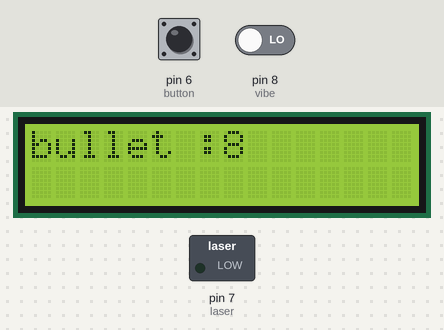
Bench run of a sketch on a simulated Arduino Uno, built with avr-gcc and run on an emulated ATmega328P. On the bench: 16×2 character LCD, switched loads named in the sketch (green lamp = pin HIGH). Dashed ring = blinking. Inputs (shaded band) come from the test bench; at power-on: pin 6 (button) LOW, pin 8 (vibe) LOW. The audio player accepts every command and is not drawn; what the sketch prints to the serial monitor is not drawn.

Above: at 1.7 s.
1.8 s: pin 6 (button) pulled HIGH for 0.15 s
At 2.4 s:
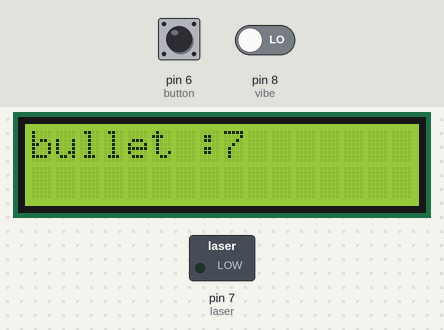
3.4 s: pin 6 (button) pulled HIGH for 1 s
At 4.8 s:
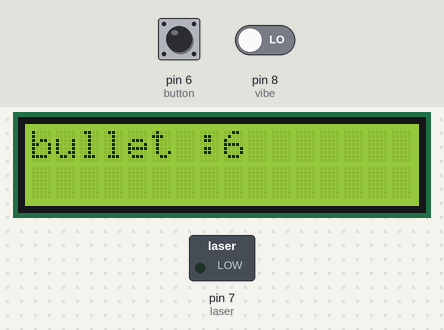
5.9 s: pin 6 (button) pulled HIGH for 0.15 s
At 6.7 s:
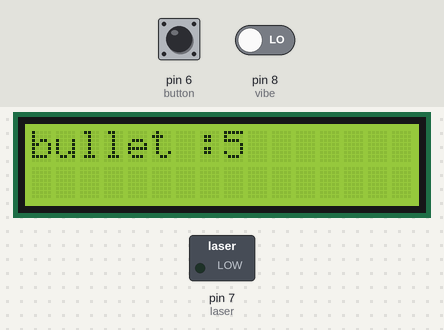
7.5 s: pin 6 (button) pulled HIGH for 1 s
At 9.1 s:
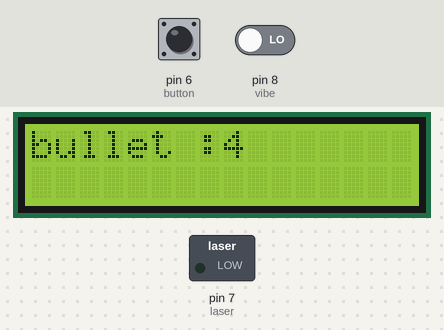
10.0 s: pin 6 (button) pulsed HIGH 5 times (0.12 s each, 0.3 s apart)
At 10.38 s:
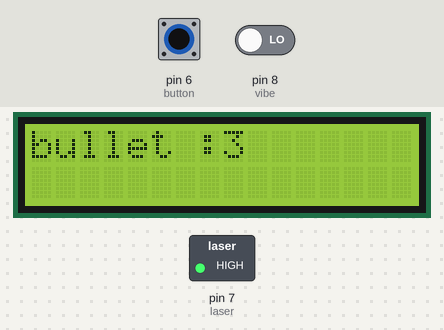
Timing chart, 0 to 13.0 s (numbered marks = the images above; inputs shaded):
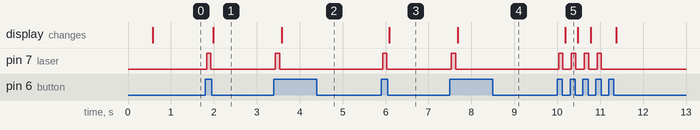

Measured:
- after the input at 1.8 s, pin 7 (laser): LOW → HIGH at once, → LOW 0.10 s later; the display: changes after 0.18 s (image 1)
- after the input at 3.4 s, pin 7 (laser): LOW → HIGH at once, → LOW 0.10 s later; the display: changes after 0.18 s (image 2)
- after the input at 5.9 s, pin 7 (laser): LOW → HIGH at once, → LOW 0.10 s later; the display: changes after 0.18 s (image 3)
- after the input at 7.5 s, pin 7 (laser): LOW → HIGH at once, → LOW 0.10 s later; the display: changes after 0.18 s (image 4)
- after the input at 10.0 s, pin 7 (laser): alternates HIGH for 0.10 s and LOW for 0.20 s, 8 changes in all, then stays LOW, starting at once; the display: changes after 0.18 s (image 5)

The sketch:

gun_code.ino
```cpp
#include <SoftwareSerial.h>
#include "DFRobotDFPlayerMini.h"
#include <LiquidCrystal.h>
LiquidCrystal LCD(13,12,5,4,3,2);
#define laser 7          //레이저 모듈 핀설정
#define button 6        //버튼 핀 설정
#define vibe 8        //진동센서 핀 설정
int vibelimit = 1022; //진동센서 민감도
int buttonState= 0;    //현재 버튼값 초기화
int lastButtonState = 0; //과거 버튼값 초기화
int bullet = 8;         //총알 갯수 초기화

SoftwareSerial df_player_Module(10, 11); // DFPlayer 시리얼 통신용 객체 생성 >> 디지털 핀 두개 선택
DFRobotDFPlayerMini df_player; // DFPlayer 객체 생성
bool processing = false;


void setup() {

  pinMode(button,INPUT);  //버튼 입력모드
  pinMode(laser, OUTPUT); //레이저 출력모드
  pinMode(vibe,INPUT);    //진동센서 입력모드
  Serial.begin(9600);
  df_player_Module.begin(9600); //df플레이어 모듈
  LCD.begin(16,2);        //lcd 16,2설정
 //
 if (!df_player.begin(df_player_Module), false)
  {
//    Serial.println(F("Unable to begin:"));
//    Serial.println(F("1.Please recheck the connection!"));
//    Serial.println(F("2.Please insert the SD card!"));
    while(true);
  }
  delay(1);
  df_player.volume(20); // 볼륨 지정
//  df_player.setTimeOut(500); //시리얼 통신용 타임아웃 시간 지정


}


void loop() {

  while (bullet != 0) { //총알이 0발 될때까지 반복
          LCD.setCursor(0,0);                             //lcd커서를 0,0으로 두고
          LCD.print("bullet :"); LCD.print(bullet);       //lcd

     buttonState = digitalRead(button);    //푸쉬버튼값 읽기
    if (buttonState != lastButtonState) { //푸쉬버튼의 상태가 변했다면 ex) HIGH > LOW or LOW > HIGH

      if (buttonState == HIGH) {   //바뀐값이 HIGH일때
        shoot(3);                   //발사음(0003.mp3)출력하고
        digitalWrite(laser, HIGH);  //레이저를
        delay(100);                 //0.1초동안 HIGH상태로 바꾸고
        digitalWrite(laser, LOW);   //다시 LOW로 바꾼다.

        bullet--;                   //총알을 -1한다.

    Serial.println(bullet);         //시리얼모니터로 총알읽기
      }
      delay(50);                   // 다음 발사 시간까지의 대기시간
    }
    lastButtonState = buttonState; //과거값 갱신
  }
      LCD.clear();                  //lcd초기화
      LCD.setCursor(0,0);           //커서 0,0으로 이동
      LCD.print("bullet :");LCD.print(bullet);    //총알개수 출력
      buttonState = digitalRead(button);    //푸쉬버튼값 읽기

    if (buttonState != lastButtonState) { //푸쉬버튼의 상태가 변했다면 ex) HIGH > LOW or LOW > HIGH
      if (buttonState == HIGH)    //바뀐값이 HIGH일때
               shoot(1);          //빈총알소리(0001.mp3)출력

    }
      lastButtonState = buttonState; //과거값 갱신

      if (digitalRead(vibe) == HIGH) { //진동감지센서로 진동감지 후

      shoot(2);     //재장전소리(0002.mp3)출력
      bullet = 8;   //재장전

  }


  }

  void shoot (int num) {
    df_player.play(num); //mp3출력 함수
  }
```
